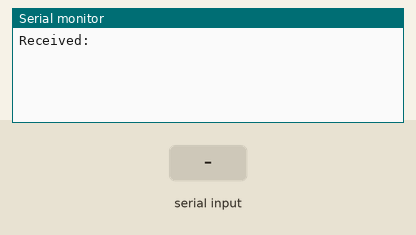
Simulated run of this sketch. Board: Arduino Uno, built with avr-gcc and run on an emulated ATmega328P. On the bench: the last lines printed to the serial monitor. Inputs (shaded band) come from the test bench.

Above: at 1.2 s.
1.3 s: "1" received over Serial
2.8 s: "0" received over Serial
At 4.2 s:
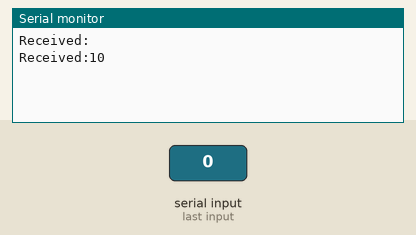
4.3 s: "2" received over Serial
At 6.7 s:
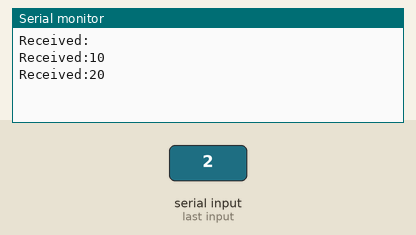

Measured:
- after the input at 2.8 s, the serial monitor: prints a new line after 1.0 s (image 1)
- after the input at 4.3 s, the serial monitor: prints a new line after 1.5 s (image 2)

The sketch:

Writeup.ino
```cpp
char s[10];

void setup() {
  Serial.begin(9600);
}

// Connecter GND sur GND
// D4 (TXD1) du broadcaster sur notre RX (RXD0) (Transmitter vers Receiver), qui est l'entré RX par défaut lorsqu'on initialise un Serial


void loop() {
  Serial.readBytes(s,10);
  Serial.print("Received:");
  Serial.println(s);
  delay(1000);
}
```
